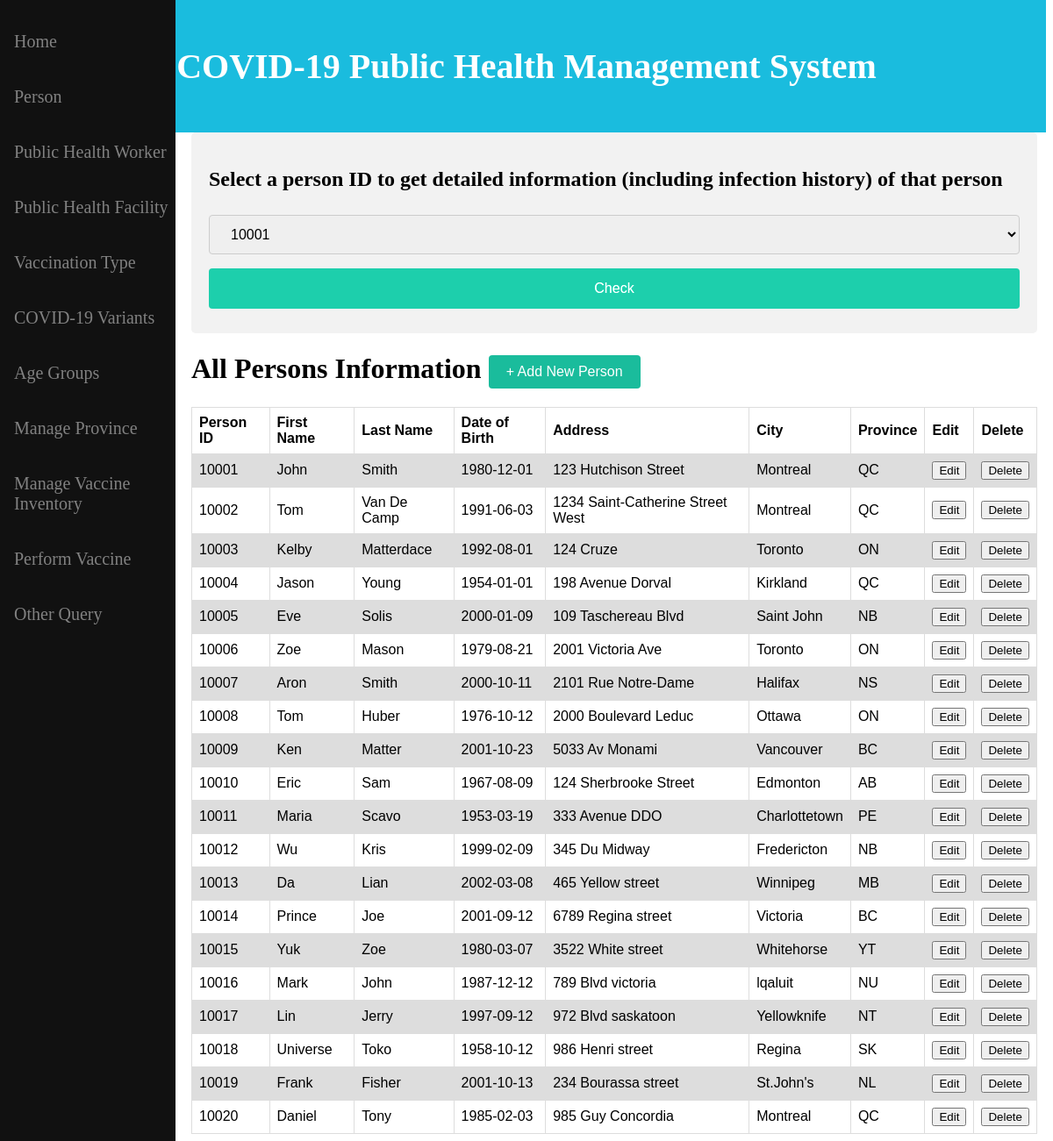
The page /api/person/read.php on the database its author committed.
### tables this page shows
CREATE TABLE IF NOT EXISTS person(
	p_id INT AUTO_INCREMENT NOT NULL,
	first_name VARCHAR(50),
    last_name VARCHAR(50),
    dob DATE DEFAULT CURRENT_DATE,
    phone CHAR(10),
    address VARCHAR(100),
    city VARCHAR(50),
    province CHAR(2),
    postal_code CHAR(6),
    email VARCHAR(50),
    citizenship VARCHAR(50),
    PRIMARY KEY(p_id)
);

### models/Person.php (called while the page is built, shortened)
<?php
    class Person {
        private $conn;
        private $table = 'person';
        public function __construct($db) {
            $this->conn = $db;
          }
        public function read(){
            $query = 'SELECT * FROM ' . $this->table .'';
            $stmt = $this->conn->prepare($query);
            $stmt->execute();
            return $stmt;
        }
        }

### api/person/read.php (the view, shortened to what this page needs)
<!DOCTYPE HTML>
<html>
<head>
  <link rel="stylesheet" href="../../includes/style.css">
</head>
<body>
<?php
  include('../../includes/header.php');
?>
<div class="sidebar">
  <a href="../../index.php">Home</a>
  <a href="read.php">Person</a>
  <a href="#">Public Health Worker</a>
  <a href="#">Public Health Facility</a>
  <a href="#">Vaccination Type</a>
  <a href="#">COVID-19 Variants</a>
  <a href="#">Age Groups</a>
  <a href="#">Manage Province</a>
  <a href="#">Manage Vaccine Inventory</a>
  <a href="#">Perform Vaccine</a>
  <a href="#">Other Query</a>
</div>
<div class="main">
<?php
  include_once '../../models/Person.php';
  $database = new Database();
  $db = $database->connect();
  $person = new Person($db);
  $result = $person->read();
  $num = $result->rowCount();
  if($num > 0) {
    $person_arr = array();
    while($row = $result->fetch(PDO::FETCH_ASSOC)) {
      extract($row);
      $person_item = array(
        'p_id' => $p_id,
        'first_name' => $first_name,
        'last_name' => $last_name,
        'dob' => $dob,
        'phone' => $phone,
        'address' => $address,
        'city' => $city,
        'province' => $province,
        'postal_code' => $postal_code,
        'email' => $email
      );
      array_push($person_arr, $person_item);
    }
    echo "<div class='box'>";
    echo "<form method='get' action='readone.php'>";
    echo "<h2> Select a person ID to get detailed information (including infection history) of that person </h2>";
    echo "<select name='p_id'>";
    foreach($person_arr as $person){
      echo "<option value=". $person['p_id'] .">" . $person['p_id']. "</option>";
    }
    echo "<input type='submit' value='Check'>";
    echo "</form>";
    echo "</div>";
    echo "<h1 style='display: inline-block margin: 0'> All Persons Information <a href='create_UI.php'> <button class='header-button'> + Add New Person </button> </a> </h1>";
    echo '<table>';
    echo '<tr>';
    echo '<th> Person ID </th>';
    echo '<th> First Name </th>';
    echo '<th> Last Name </th>';
    echo '<th> Date of Birth </th>';
    echo '<th> Address </th>';
    echo '<th> City </th>';
    echo '<th> Province </th>';
    echo '<th> Edit </th>';
    echo '<th> Delete </th>';
    echo '</tr>';
    foreach($person_arr as $person) {
      echo '<tr>';
      echo '<td>'. $person['p_id'] .'</td>';
      echo '<td>'. $person['first_name'] .'</td>';
      echo '<td>'. $person['last_name'] .'</td>';
      echo '<td>'. $person['dob'] .'</td>';
      echo '<td>'. $person['address'] .'</td>';
      echo '<td>'. $person['city'] .'</td>';
      echo '<td>'. $person['province'] .'</td>';
      echo "<td>";
      echo "<form method='get' action='update.php'>";
      echo "<button type='submit' name='edit' value='". $person['p_id'] ."'> Edit</button>";
      echo "</form> </td>";
      echo "<td>";
      echo "<form method='get' action='delete.php'>";
      echo "<button type='submit' name='delete' value='". $person['p_id'] ."'> Delete</button>";
      echo "</form> </td>";
      echo '</tr>';
    }
    echo '</table>';
  }
  else {
    echo "<h1 style='color:red'> Person table is currently empty. <h1>";
  }
?>
</div>
</body>
</html>

### includes/header.php (shortened to what this page needs)
<!DOCTYPE html>
<html lang="en">
<head>
</head>
<body>
<div class="header">
  <h1>COVID-19 Public Health Management System</h1>
</div>
</body>
</html>

### includes/style.css (style rules this page uses)
table { font-family: arial, sans-serif; border-collapse: collapse; }
td, th { border: 1px solid #dddddd; text-align: left; padding: 8px; }
tr:nth-child(even) { background-color: #dddddd; }
.sidebar { height: 100%; width: 200px; position: fixed; z-index: 1; top: 0; left: 0; background-color: #111; overflow-x: hidden; padding-top: 16px; }
.sidebar a { padding: 20px 8px 20px 16px; text-decoration: none; font-size: 20px; color: #818181; display: block; }
.main { margin-left: 200px; padding: 0px 10px; }
input[type=submit], input[type=button] { width: 100%; background-color: #1abc9c; color: white; padding: 14px 20px; margin: 8px 0; border: none; border-radius: 4px; cursor: pointer; font-size: 16px; }
input[type=submit], input[type=button]:hover { filter: brightness(110%) }
input[type=text], select { width: 100%; padding: 12px 20px; margin: 8px 0; display: inline-block; border: 1px solid #ccc; border-radius: 4px; box-sizing: border-box; font-size: 16px; }
.box { border-radius: 5px; background-color: #f2f2f2; padding: 20px; }
.header-button { position:relative; background-color: #1abc9c; color: white; text-align: center; vertical-align: middle; font-size: 16px; cursor: pointer; padding:10px 20px 10px 20px; margin:0px 20px 0px 0px; border: none; border-radius: 4px; }

### includes/header.php (style rules this page uses)
body { margin-top: 0; }
.header { padding: 25px; text-align: center; background: #1abcde; color: white; font-size: 20px; }

### rows shown on the page
person: p_id "10001", first_name "John", last_name "Smith", dob "1980-12-01", address "123 Hutchison Street", city "Montreal", province "QC"
person: p_id "10002", first_name "Tom", last_name "Van De Camp", dob "1991-06-03", address "1234 Saint-Catherine Street West", city "Montreal", province "QC"
person: p_id "10003", first_name "Kelby", last_name "Matterdace", dob "1992-08-01", address "124 Cruze", city "Toronto", province "ON"
person: p_id "10004", first_name "Jason", last_name "Young", dob "1954-01-01", address "198 Avenue Dorval", city "Kirkland", province "QC"
person: p_id "10005", first_name "Eve", last_name "Solis", dob "2000-01-09", address "109 Taschereau Blvd", city "Saint John", province "NB"
person: p_id "10006", first_name "Zoe", last_name "Mason", dob "1979-08-21", address "2001 Victoria Ave", city "Toronto", province "ON"
person: p_id "10007", first_name "Aron", last_name "Smith", dob "2000-10-11", address "2101 Rue Notre-Dame", city "Halifax", province "NS"
person: p_id "10008", first_name "Tom", last_name "Huber", dob "1976-10-12", address "2000 Boulevard Leduc", city "Ottawa", province "ON"
person: p_id "10009", first_name "Ken", last_name "Matter", dob "2001-10-23", address "5033 Av Monami", city "Vancouver", province "BC"
person: p_id "10010", first_name "Eric", last_name "Sam", dob "1967-08-09", address "124 Sherbrooke Street", city "Edmonton", province "AB"
person: p_id "10011", first_name "Maria", last_name "Scavo", dob "1953-03-19", address "333 Avenue DDO", city "Charlottetown", province "PE"
person: p_id "10012", first_name "Wu", last_name "Kris", dob "1999-02-09", address "345 Du Midway", city "Fredericton", province "NB"
person: p_id "10013", first_name "Da", last_name "Lian", dob "2002-03-08", address "465 Yellow street", city "Winnipeg", province "MB"
person: p_id "10014", first_name "Prince", last_name "Joe", dob "2001-09-12", address "6789 Regina street", city "Victoria", province "BC"
person: p_id "10015", first_name "Yuk", last_name "Zoe", dob "1980-03-07", address "3522 White street", city "Whitehorse", province "YT"
person: p_id "10016", first_name "Mark", last_name "John", dob "1987-12-12", address "789 Blvd victoria", city "lqaluit", province "NU"
person: p_id "10017", first_name "Lin", last_name "Jerry", dob "1997-09-12", address "972 Blvd saskatoon", city "Yellowknife", province "NT"
person: p_id "10018", first_name "Universe", last_name "Toko", dob "1958-10-12", address "986 Henri street", city "Regina", province "SK"
person: p_id "10019", first_name "Frank", last_name "Fisher", dob "2001-10-13", address "234 Bourassa street", city "St.John's", province "NL"
person: p_id "10020", first_name "Daniel", last_name "Tony", dob "1985-02-03", address "985 Guy Concordia", city "Montreal", province "QC"

### other values the page prints
form field p_id "10001"
